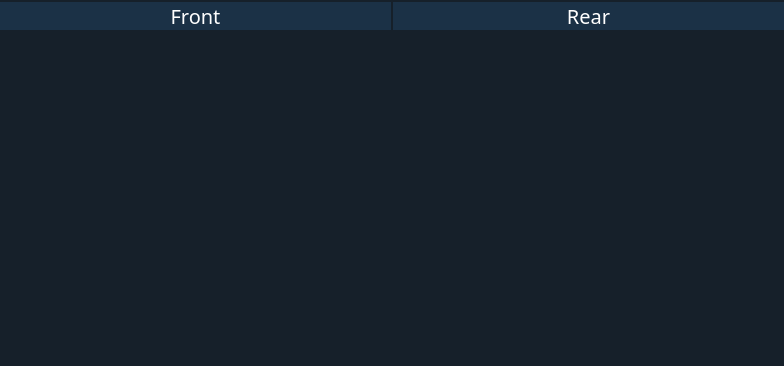
<?xml version="1.0" encoding="UTF-8"?>
<ui version="4.0">
 <class>MainWindow</class>
 <widget class="QMainWindow" name="MainWindow">
  <property name="enabled">
   <bool>true</bool>
  </property>
  <property name="geometry">
   <rect>
    <x>0</x>
    <y>0</y>
    <width>784</width>
    <height>366</height>
   </rect>
  </property>
  <property name="sizePolicy">
   <sizepolicy hsizetype="Preferred" vsizetype="Preferred">
    <horstretch>0</horstretch>
    <verstretch>0</verstretch>
   </sizepolicy>
  </property>
  <property name="minimumSize">
   <size>
    <width>400</width>
    <height>100</height>
   </size>
  </property>
  <property name="font">
   <font>
    <family>Noto Sans</family>
    <pointsize>9</pointsize>
    <weight>50</weight>
    <italic>false</italic>
    <bold>false</bold>
   </font>
  </property>
  <property name="mouseTracking">
   <bool>false</bool>
  </property>
  <property name="windowTitle">
   <string>JS-08</string>
  </property>
  <property name="styleSheet">
   <string notr="true">background-color:rgb(22,32,42);
border-color: rgb(255, 255, 255);</string>
  </property>
  <property name="toolButtonStyle">
   <enum>Qt::ToolButtonIconOnly</enum>
  </property>
  <property name="tabShape">
   <enum>QTabWidget::Rounded</enum>
  </property>
  <property name="unifiedTitleAndToolBarOnMac">
   <bool>true</bool>
  </property>
  <widget class="QWidget" name="centralwidget">
   <property name="maximumSize">
    <size>
     <width>16777215</width>
     <height>16777215</height>
    </size>
   </property>
   <property name="mouseTracking">
    <bool>false</bool>
   </property>
   <property name="styleSheet">
    <string notr="true"/>
   </property>
   <layout class="QGridLayout" name="gridLayout">
    <property name="leftMargin">
     <number>0</number>
    </property>
    <property name="topMargin">
     <number>2</number>
    </property>
    <property name="rightMargin">
     <number>0</number>
    </property>
    <property name="bottomMargin">
     <number>0</number>
    </property>
    <property name="spacing">
     <number>0</number>
    </property>
    <item row="0" column="0">
     <layout class="QVBoxLayout" name="verticalLayout">
      <property name="spacing">
       <number>0</number>
      </property>
      <property name="leftMargin">
       <number>0</number>
      </property>
      <property name="topMargin">
       <number>0</number>
      </property>
      <property name="rightMargin">
       <number>0</number>
      </property>
      <property name="bottomMargin">
       <number>0</number>
      </property>
      <item>
       <layout class="QHBoxLayout" name="label_horizontalLayout">
        <property name="spacing">
         <number>2</number>
        </property>
        <property name="sizeConstraint">
         <enum>QLayout::SetMinimumSize</enum>
        </property>
        <item>
         <widget class="QLabel" name="front_label">
          <property name="sizePolicy">
           <sizepolicy hsizetype="Preferred" vsizetype="Maximum">
            <horstretch>0</horstretch>
            <verstretch>0</verstretch>
           </sizepolicy>
          </property>
          <property name="font">
           <font>
            <family>Noto Sans</family>
            <pointsize>15</pointsize>
           </font>
          </property>
          <property name="styleSheet">
           <string notr="true">background-color:rgb(27,49,70);
color: rgb(255, 255, 255);</string>
          </property>
          <property name="text">
           <string>Front</string>
          </property>
          <property name="alignment">
           <set>Qt::AlignCenter</set>
          </property>
         </widget>
        </item>
        <item>
         <widget class="QLabel" name="rear_label">
          <property name="sizePolicy">
           <sizepolicy hsizetype="Preferred" vsizetype="Maximum">
            <horstretch>0</horstretch>
            <verstretch>0</verstretch>
           </sizepolicy>
          </property>
          <property name="font">
           <font>
            <family>Noto Sans</family>
            <pointsize>15</pointsize>
           </font>
          </property>
          <property name="styleSheet">
           <string notr="true">background-color:rgb(27,49,70);
color: rgb(255, 255, 255);</string>
          </property>
          <property name="text">
           <string>Rear</string>
          </property>
          <property name="alignment">
           <set>Qt::AlignCenter</set>
          </property>
         </widget>
        </item>
       </layout>
      </item>
      <item>
       <layout class="QHBoxLayout" name="image_horizontalLayout">
        <property name="spacing">
         <number>6</number>
        </property>
        <property name="sizeConstraint">
         <enum>QLayout::SetMaximumSize</enum>
        </property>
        <item>
         <widget class="QLabel" name="front_image">
          <property name="sizePolicy">
           <sizepolicy hsizetype="Preferred" vsizetype="Minimum">
            <horstretch>0</horstretch>
            <verstretch>0</verstretch>
           </sizepolicy>
          </property>
          <property name="minimumSize">
           <size>
            <width>0</width>
            <height>0</height>
           </size>
          </property>
          <property name="font">
           <font>
            <pointsize>30</pointsize>
           </font>
          </property>
          <property name="styleSheet">
           <string notr="true"/>
          </property>
          <property name="text">
           <string>&lt;html&gt;&lt;head/&gt;&lt;body&gt;&lt;p&gt;&lt;br/&gt;&lt;/p&gt;&lt;/body&gt;&lt;/html&gt;</string>
          </property>
          <property name="alignment">
           <set>Qt::AlignCenter</set>
          </property>
         </widget>
        </item>
        <item>
         <widget class="QLabel" name="rear_image">
          <property name="sizePolicy">
           <sizepolicy hsizetype="Preferred" vsizetype="Minimum">
            <horstretch>0</horstretch>
            <verstretch>0</verstretch>
           </sizepolicy>
          </property>
          <property name="minimumSize">
           <size>
            <width>0</width>
            <height>0</height>
           </size>
          </property>
          <property name="font">
           <font>
            <pointsize>30</pointsize>
           </font>
          </property>
          <property name="styleSheet">
           <string notr="true"/>
          </property>
          <property name="text">
           <string>&lt;html&gt;&lt;head/&gt;&lt;body&gt;&lt;p&gt;&lt;br/&gt;&lt;/p&gt;&lt;/body&gt;&lt;/html&gt;</string>
          </property>
          <property name="alignment">
           <set>Qt::AlignCenter</set>
          </property>
         </widget>
        </item>
       </layout>
      </item>
     </layout>
    </item>
   </layout>
  </widget>
  <action name="actionExit">
   <property name="text">
    <string>&amp;Quit</string>
   </property>
   <property name="toolTip">
    <string>Exit</string>
   </property>
   <property name="statusTip">
    <string>Exit JS-06</string>
   </property>
   <property name="shortcut">
    <string>Ctrl+W</string>
   </property>
  </action>
  <action name="actionsd">
   <property name="text">
    <string>sd</string>
   </property>
  </action>
  <action name="actionkm">
   <property name="checkable">
    <bool>true</bool>
   </property>
   <property name="enabled">
    <bool>true</bool>
   </property>
   <property name="text">
    <string>km</string>
   </property>
  </action>
  <action name="actionmi">
   <property name="checkable">
    <bool>true</bool>
   </property>
   <property name="enabled">
    <bool>true</bool>
   </property>
   <property name="text">
    <string>mi</string>
   </property>
  </action>
  <action name="actionInference">
   <property name="checkable">
    <bool>true</bool>
   </property>
   <property name="checked">
    <bool>false</bool>
   </property>
   <property name="text">
    <string>Inference</string>
   </property>
   <property name="shortcut">
    <string>I</string>
   </property>
  </action>
  <action name="actionEdit_Target">
   <property name="checkable">
    <bool>false</bool>
   </property>
   <property name="text">
    <string>Edit &amp;Target</string>
   </property>
  </action>
  <action name="actionEdit_Camera">
   <property name="enabled">
    <bool>true</bool>
   </property>
   <property name="text">
    <string>Edit &amp;Camera Info</string>
   </property>
  </action>
  <action name="actionAbout">
   <property name="text">
    <string>About</string>
   </property>
  </action>
  <action name="actionConfiguration">
   <property name="text">
    <string>Con&amp;figuration</string>
   </property>
  </action>
 </widget>
 <resources>
  <include location="resources.qrc"/>
 </resources>
 <connections>
  <connection>
   <sender>actionExit</sender>
   <signal>triggered()</signal>
   <receiver>MainWindow</receiver>
   <slot>close()</slot>
   <hints>
    <hint type="sourcelabel">
     <x>-1</x>
     <y>-1</y>
    </hint>
    <hint type="destinationlabel">
     <x>187</x>
     <y>228</y>
    </hint>
   </hints>
  </connection>
 </connections>
</ui>
